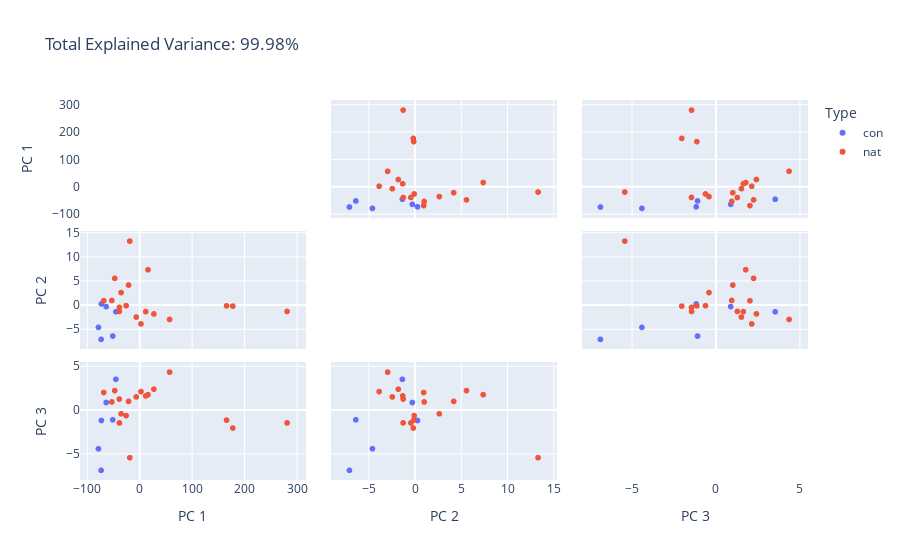

The code cell stored with this chart in its notebook:
### Markdown cell above
#### IF with PCA

### Code cell
n_components = 3
pca = PCA(n_components=n_components)
components = pca.fit_transform(data.iloc[:,2:].values.round(decimals=3))

total_var = pca.explained_variance_ratio_.sum() * 100

labels = {str(i): f"PC {i+1}" for i in range(n_components)}
labels['color'] = 'Type'

fig = px.scatter_matrix(
    components,
    color=data['Type'],
    dimensions=range(n_components),
    labels=labels,
    title=f'Total Explained Variance: {total_var:.2f}%',
)
fig.update_traces(diagonal_visible=False)
fig.show()

### Figure 1 — Plotly figure (JSON) as saved in the notebook; plotly's stock layout.template omitted (floating-point values rounded to 4 significant figures)
{"data": [{"diagonal": {"visible": false}, "dimensions": [{"axis": {"matches": true}, "label": "PC 1", "values": [-45.35, -73.66, -63.99, -73.02, -78.71, -51.36]}, {"axis": {"matches": true}, "label": "PC 2", "values": [-1.353, -7.089, -0.2725, 0.2855, -4.594, -6.4]}, {"axis": {"matches": true}, "label": "PC 3", "values": [3.554, -6.877, 0.8991, -1.164, -4.402, -1.083]}], "hovertemplate": "Type=con<br>%{xaxis.title.text}=%{x}<br>%{yaxis.title.text}=%{y}<extra></extra>", "legendgroup": "con", "marker": {"color": "#636efa", "symbol": "circle"}, "name": "con", "showlegend": true, "type": "splom"}, {"diagonal": {"visible": false}, "dimensions": [{"axis": {"matches": true}, "label": "PC 1", "values": [-38.75, 2.589, 166.1, -21.21, -53.09, -18.8, -25.83, -35.44, 16.01, 11.63, -6.419, 57.22, -38.68, -68.61, 178.0, -47.57, 281.7, 27.2]}, {"axis": {"matches": true}, "label": "PC 2", "values": [-1.27, -3.874, -0.1197, 4.205, 1.006, 13.35, -0.07281, 2.649, 7.399, -1.319, -2.446, -2.949, -0.4365, 0.9536, -0.1743, 5.596, -1.276, -1.795]}, {"axis": {"matches": true}, "label": "PC 3", "values": [1.295, 2.152, -1.123, 1.023, 0.9606, -5.424, -0.6089, -0.3981, 1.794, 1.652, 1.536, 4.38, -1.442, 2.045, -2.024, 2.261, -1.439, 2.433]}], "hovertemplate": "Type=nat<br>%{xaxis.title.text}=%{x}<br>%{yaxis.title.text}=%{y}<extra></extra>", "legendgroup": "nat", "marker": {"color": "#EF553B", "symbol": "circle"}, "name": "nat", "showlegend": true, "type": "splom"}], "layout": {"dragmode": "select", "legend": {"title": {"text": "Type"}, "tracegroupgap": 0}, "title": {"text": "Total Explained Variance: 99.98%"}}}
